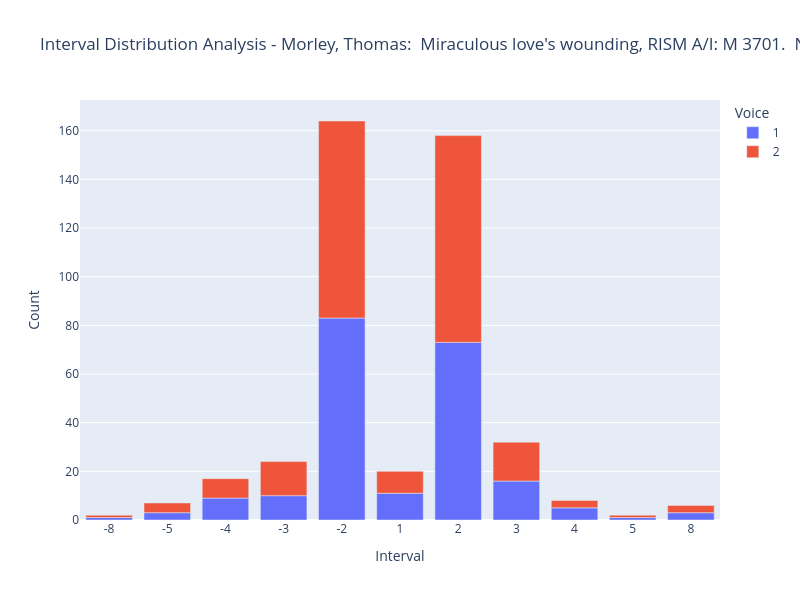

The code cell stored with this chart in its notebook:
### Code cell
# Create the bar chart
df = mel_counts.copy()

# remove rests
df_no_rests = df[df['Interval'] !=  'Rest']

unique_intervals = df_no_rests['Interval'].unique()

# unique_intervals_no_rest = [interval for interval in unique_intervals if interval != "Rest"]

# sorting function
def sort_integer_strings_explicit(string_array):
    """
    Explicit method: separate negatives and positives, then sort each group
    """
    negatives = [s for s in string_array if int(s) < 0]
    positives = [s for s in string_array if int(s) >= 0]
    
    # Sort negatives in descending order (highest negative first: -1, -2, -3...)
    negatives.sort(key=lambda x: int(x), reverse=False)
    
    # Sort positives in ascending order (lowest positive first: 0, 1, 2, 3...)
    positives.sort(key=lambda x: int(x))
    
    return negatives + positives

interval_order = sort_integer_strings_explicit(unique_intervals)

fig = px.bar(
    df_no_rests,
    x='Interval',
    y='Count',
    color='Voice',
    title=f"Interval Distribution Analysis - {piece.metadata['composer']}:  {piece.metadata['title']} ",
    width=800,
    height=600,

    # note that the pitch order is set earlier in our NB!
    category_orders={'Interval': interval_order}
)

fig.show()

### Figure 1 — Plotly figure (JSON) as saved in the notebook; plotly's stock layout.template omitted (floating-point values rounded to 4 significant figures)
{"data": [{"alignmentgroup": "True", "hovertemplate": "Voice=1<br>Interval=%{x}<br>Count=%{y}<extra></extra>", "legendgroup": "1", "marker": {"color": "#636efa", "pattern": {"shape": ""}}, "name": "1", "offsetgroup": "1", "orientation": "v", "showlegend": true, "textposition": "auto", "type": "bar", "x": ["-2", "-3", "-4", "-5", "-8", "1", "2", "3", "4", "5", "8"], "xaxis": "x", "y": [83, 10, 9, 3, 1, 11, 73, 16, 5, 1, 3], "yaxis": "y"}, {"alignmentgroup": "True", "hovertemplate": "Voice=2<br>Interval=%{x}<br>Count=%{y}<extra></extra>", "legendgroup": "2", "marker": {"color": "#EF553B", "pattern": {"shape": ""}}, "name": "2", "offsetgroup": "2", "orientation": "v", "showlegend": true, "textposition": "auto", "type": "bar", "x": ["-2", "-3", "-4", "-5", "-8", "1", "2", "3", "4", "5", "8"], "xaxis": "x", "y": [81, 14, 8, 4, 1, 9, 85, 16, 3, 1, 3], "yaxis": "y"}], "layout": {"barmode": "relative", "height": 600, "legend": {"title": {"text": "Voice"}, "tracegroupgap": 0}, "title": {"text": "Interval Distribution Analysis - Morley, Thomas:  Miraculous love's wounding, RISM A/I: M 3701.  No. 5 "}, "width": 800, "xaxis": {"anchor": "y", "categoryarray": ["-8", "-5", "-4", "-3", "-2", "1", "2", "3", "4", "5", "8"], "categoryorder": "array", "domain": [0, 1], "title": {"text": "Interval"}}, "yaxis": {"anchor": "x", "domain": [0, 1], "title": {"text": "Count"}}}}
